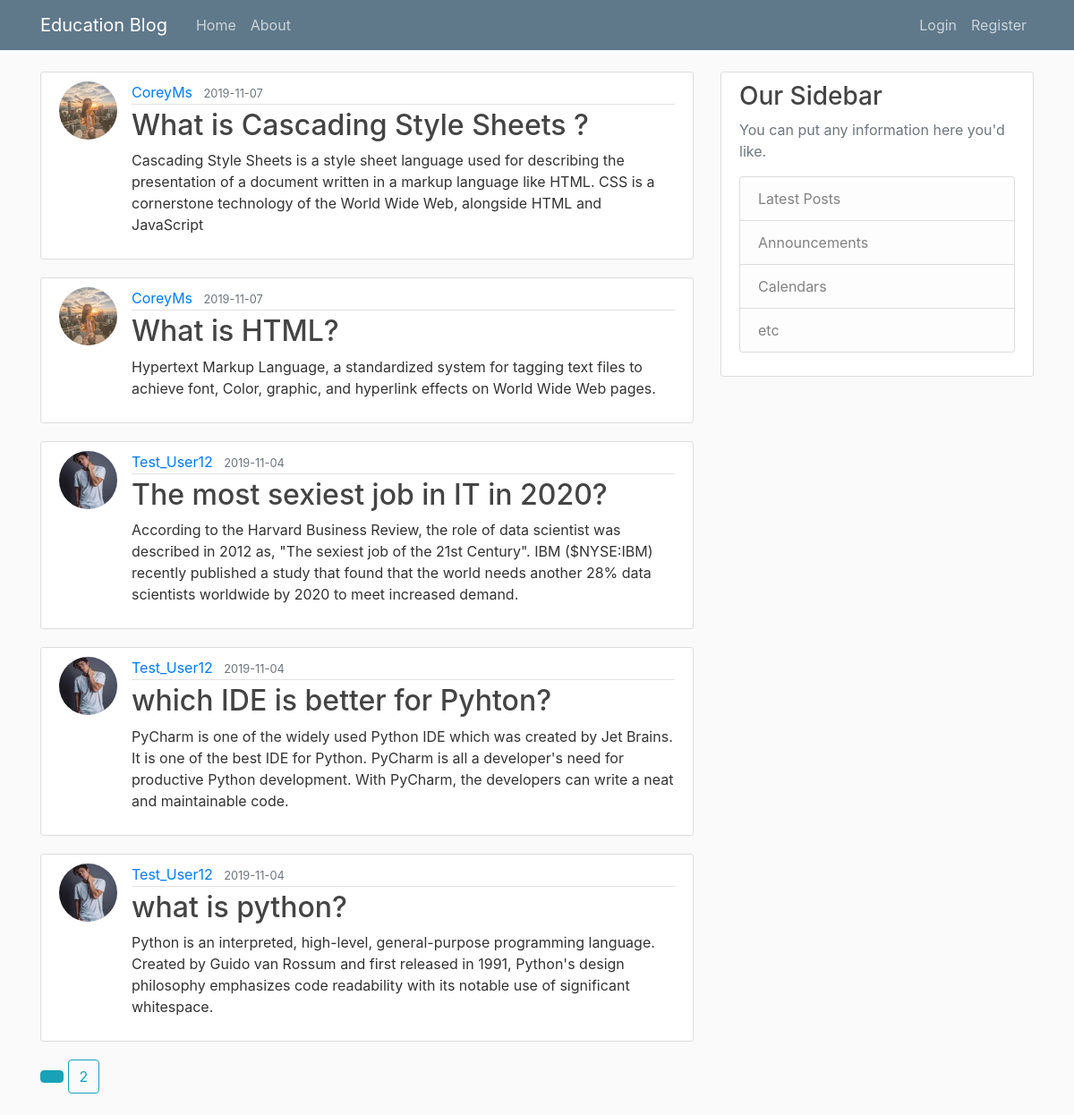
The page /home on the database its author committed.
### flaskblog/models.py (models this page shows, shortened)
class Post(db.Model):
    id = db.Column(db.Integer, primary_key=True)
    title = db.Column(db.String(100), nullable=False)
    date_posted = db.Column(db.DateTime, nullable=False, default=datetime.utcnow)
    content = db.Column(db.Text, nullable=False)
    user_id = db.Column(db.Integer, db.ForeignKey('user.id'), nullable=False)

class User(db.Model, UserMixin):
    id = db.Column(db.Integer, primary_key=True)
    username = db.Column(db.String(20), unique=True, nullable=False)
    email = db.Column(db.String(120), unique=True, nullable=False)
    image_file = db.Column(db.String(20), nullable=False, default='default.jpg')
    password = db.Column(db.String(60), nullable=False)
    posts = db.relationship('Post', backref='author', lazy=True)

### flaskblog/main/routes.py (the view)
@main.route("/")
@main.route("/home")
def home():
    page = request.args.get('page', 1, type=int)
    posts = Post.query.order_by(Post.date_posted.desc()).paginate(page=page, per_page=5)
    return render_template('home.html', posts=posts)

### flaskblog/templates/home.html
{% extends "layout.html" %}
{% block content %}
 {% for post in posts.items %}
         <article class="media content-section">
             <img class="rounded-circle article-img"
                  src="{{ url_for('static',filename='profile_pics/' + post.author.image_file) }}" alt="">
      <div class="media-body">
        <div class="article-metadata">
          <a class="mr-2" href="{{ url_for('users.user_posts', username=post.author.username) }}">{{ post.author.username }}</a>
          <small class="text-muted">{{ post.date_posted.strftime('%Y-%m-%d') }}</small>
        </div>
        <h2><a class="article-title" href="{{ url_for('posts.post',post_id=post.id) }}">{{ post.title }}</a></h2>
        <p class="article-content">{{ post.content }}</p>
      </div>
    </article>
    {% endfor %}
    {% for page_num in posts.iter_pages(left_edge=1,right_edge=1, left_current=1,right_current=2) %}
         {% if page_num %}
            {% if posts.page == page_num %}
                <a class="btn btn-info mb-4" href="{{ url_for('main.home', page=page_num) }}"></a>
            {% else %}
                 <a class="btn btn-outline-info mb-4" href="{{ url_for('main.home', page=page_num) }}">{{ page_num }}</a>
            {% endif %}
         {% else %}
            ...
         {% endif %}
    {% endfor %}
{% endblock content %}

### flaskblog/templates/layout.html (shortened to what this page needs)
<!DOCTYPE html>
<html lang="en">
<head>
    <link rel="stylesheet" type="text/css" href="{{ url_for('static', filename='bootstrap.min.css') }}">
    <link rel="stylesheet" type="text/css" href="{{ url_for('static', filename='main.css') }}">
</head>
<body>
        <header class="site-header">
      <nav class="navbar navbar-expand-md navbar-dark bg-steel fixed-top">
        <div class="container">
          <a class="navbar-brand mr-4" href="/">Education Blog</a>
          <div class="collapse navbar-collapse" id="navbarToggle">
            <div class="navbar-nav mr-auto">
              <a class="nav-item nav-link" href="{{ url_for('main.home') }}">Home</a>
              <a class="nav-item nav-link" href="{{ url_for('main.about') }}">About</a>
            </div>
            <div class="navbar-nav">
               {% if current_user.is_authenticated %}
                <a class="nav-item nav-link" href="{{ url_for('posts.new_post') }}">New Post</a>
                <a class="nav-item nav-link" href="{{ url_for('users.account') }}">Account</a>
                 <a class="nav-item nav-link" href="{{ url_for('users.logout') }}">Logout</a>
                {% else %}
              <a class="nav-item nav-link" href="{{ url_for('users.login') }}">Login</a>
              <a class="nav-item nav-link" href="{{ url_for('users.register') }}">Register</a>
               {% endif %}
            </div>
          </div>
        </div>
      </nav>
    </header>
        <main role="main" class="container">
      <div class="row">
        <div class="col-md-8">
              {% block content %}{% endblock %}
        </div>
        <div class="col-md-4">
          <div class="content-section">
            <h3>Our Sidebar</h3>
            <p class='text-muted'>You can put any information here you'd like.
              <ul class="list-group">
                <li class="list-group-item list-group-item-light">Latest Posts</li>
                <li class="list-group-item list-group-item-light">Announcements</li>
                <li class="list-group-item list-group-item-light">Calendars</li>
                <li class="list-group-item list-group-item-light">etc</li>
              </ul>
            </p>
          </div>
        </div>
      </div>
    </main>
</body>
</html>

### flaskblog/static/main.css (style rules this page uses)
body { background: #fafafa; color: #333333; margin-top: 5rem; }
h1, h2, h3, h4, h5, h6 { color: #444444; }
.bg-steel { background-color: #5f788a; }
.site-header .navbar-nav .nav-link { color: #cbd5db; }
.content-section { background: #ffffff; padding: 10px 20px; border: 1px solid #dddddd; border-radius: 3px; margin-bottom: 20px; }
.article-title { color: #444444; }
.article-content { white-space: pre-line; }
.article-img { height: 65px; width: 65px; margin-right: 16px; }
.article-metadata { padding-bottom: 1px; margin-bottom: 4px; border-bottom: 1px solid #e3e3e3 }

### rows shown on the page
Post: image_file (picture), author.username "CoreyMs", date_posted "2019-11-07", title "What is Cascading Style Sheets ?", content "Cascading Style Sheets is a style sheet language used for describing the presentation of a document written in a markup language like HTML. CSS is a cornerstone technology of the World Wide Web, alongside HTML and JavaScript"
Post: image_file (picture), author.username "CoreyMs", date_posted "2019-11-07", title "What is HTML?", content "Hypertext Markup Language, a standardized system for tagging text files to achieve font, Color, graphic, and hyperlink effects on World Wide Web pages."
Post: image_file (picture), author.username "Test_User12", date_posted "2019-11-04", title "The most sexiest job in IT in 2020?", content "According to the Harvard Business Review, the role of data scientist was described in 2012 as, \"The sexiest job of the 21st Century\". IBM ($NYSE:IBM) recently published a study that found that the world needs another 28% data scientists worldwide by 2020 to meet increased demand."
Post: image_file (picture), author.username "Test_User12", date_posted "2019-11-04", title "which IDE is better for Pyhton?", content "PyCharm is one of the widely used Python IDE which was created by Jet Brains. It is one of the best IDE for Python. PyCharm is all a developer's need for productive Python development. With PyCharm, the developers can write a neat and maintainable code."
Post: image_file (picture), author.username "Test_User12", date_posted "2019-11-04", title "what is python?", content "Python is an interpreted, high-level, general-purpose programming language. Created by Guido van Rossum and first released in 1991, Python's design philosophy emphasizes code readability with its notable use of significant whitespace."

### other values the page prints
{{ page_num }} "2"
